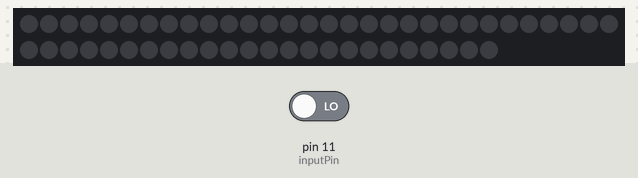
This sketch was run on a simulated Arduino Uno, built with avr-gcc and run on an emulated ATmega328P. Parts: 54 RGB LEDs in strip order, left to right, continuing on the next row. The test bench sets the inputs (shaded band); at power-on: pin 11 (inputPin) LOW. The strip is taken to match the declared colour order; what the sketch prints to the serial monitor is not drawn.

Above: at 1.2 s.
1.3 s: pin 11 (inputPin) driven HIGH
At 2.4 s:
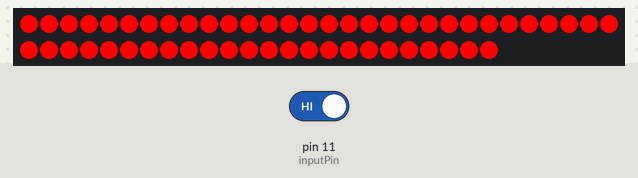
2.9 s: pin 11 (inputPin) driven LOW
At 3.5 s:
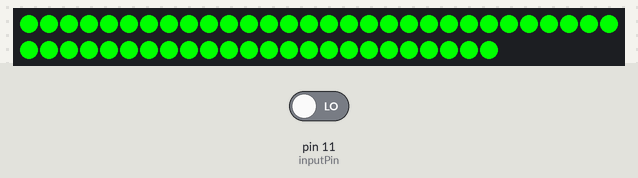
Timing chart, 0 to 5.9 s (numbered marks = the images above; inputs shaded):
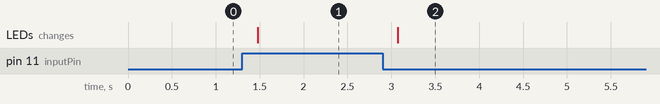

Measured:
- after the input at 1.3 s, the LEDs: change after 0.18 s (image 1)
- after the input at 2.9 s, the LEDs: change after 0.18 s (image 2)

The sketch:

LedwPIR.ino
```cpp
#include <Adafruit_NeoPixel.h>
#define NUMPIX 54
#define PIN_1 8
Adafruit_NeoPixel strip1 = Adafruit_NeoPixel(NUMPIX, PIN_1, NEO_RGBW + NEO_KHZ800);

int inputPin = 11;               // choose the input pin (for PIR sensor)
int pirState = LOW;             // we start, assuming no motion detected
int val = 0;                    // variable for reading the pin status

void setup() {
  pinMode(inputPin, INPUT);     // declare sensor as input
  Serial.begin(9600);
  strip1.begin();
  strip1.show(); // Initialize all pixels to 'off'

}

void loop() {
  val = digitalRead(inputPin);  // read input value
  Serial.println(val);
  if (val != pirState) {
    if (val == HIGH) {
      Serial.println("Motion detected!");
      for (int i = 0; i < NUMPIX; i++) {
        strip1.setPixelColor(i, strip1.Color(255, 0, 0)); // bright green color.
        strip1.show(); // This sends the updated pixel color to the hardware.
      }
    } else {
      Serial.println("Motion ended!");
      for (int i = 0; i < NUMPIX; i++) {
        strip1.setPixelColor(i, strip1.Color(0, 255, 0)); // bright green color.
        strip1.show(); // This sends the updated pixel color to the hardware.
      }
    }
    pirState = val;
  }
}
```
